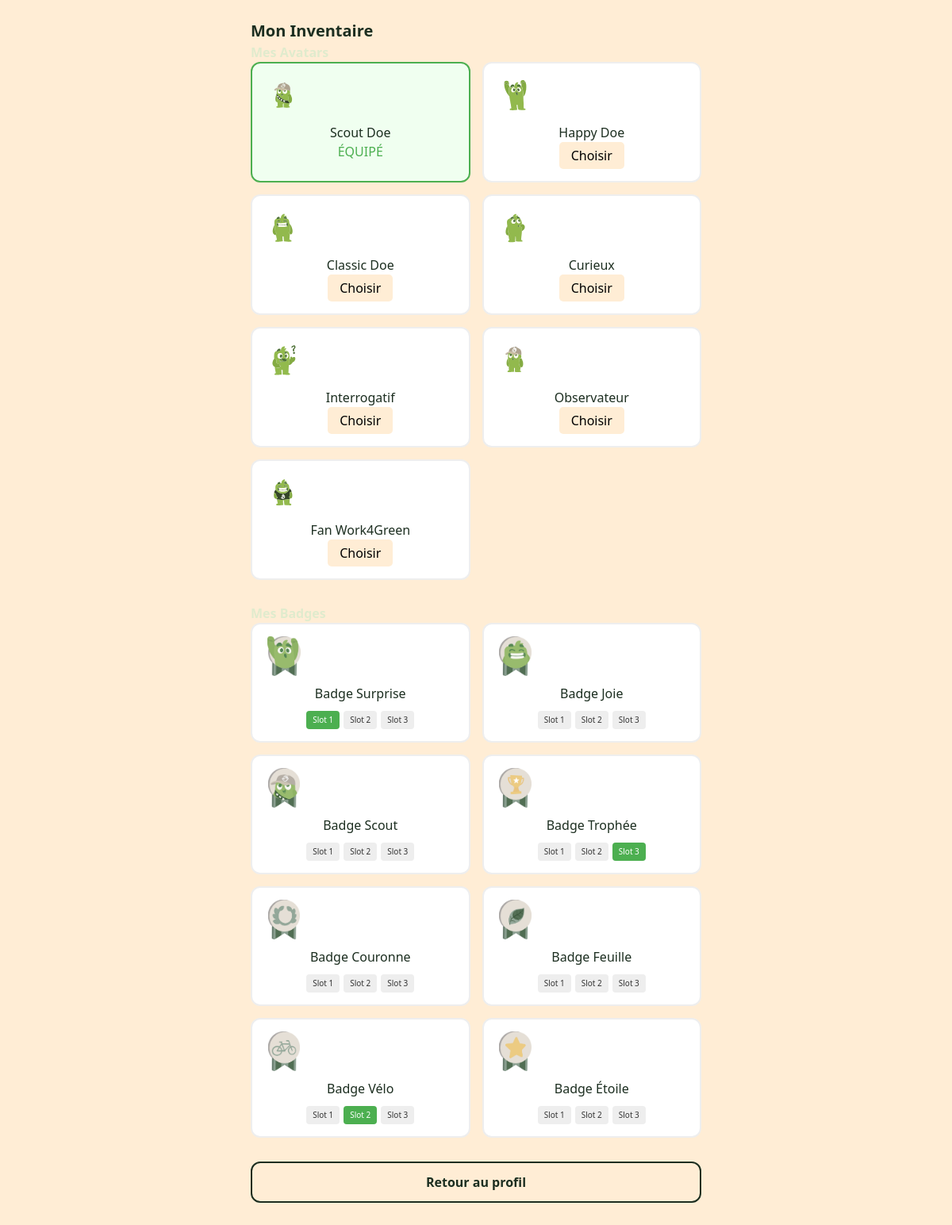
Screenshot of /profileinventory.php (signed in) with the database file from the repository.
### tables this page shows
CREATE TABLE `items_catalog` (
  `id` int(11) NOT NULL,
  `name` varchar(255) DEFAULT NULL,
  `image_path` varchar(255) DEFAULT NULL,
  `type` enum('avatar','badge') DEFAULT NULL,
  `level_required` int(11) DEFAULT 0
);

### profileinventory.php (the view, shortened to what this page needs)
<?php
include('config.php');
$user_id = $_SESSION['user_id'];
$reqInv = $bdd->prepare("SELECT c.* FROM items_catalog c JOIN user_inventory i ON c.id = i.item_id WHERE i.user_id = ?");
$reqInv->execute([$user_id]);
$items = $reqInv->fetchAll(PDO::FETCH_ASSOC);
$reqUser = $bdd->prepare("SELECT current_avatar_id, fav_badge_1, fav_badge_2, fav_badge_3 FROM users WHERE id = ?");
$reqUser->execute([$user_id]);
$currentUser = $reqUser->fetch();
$avatars = array_filter($items, function($i) { return $i['type'] == 'avatar'; });
$badges = array_filter($items, function($i) { return $i['type'] == 'badge'; });
?>
<!DOCTYPE html>
<html lang="fr">
<head>
    <link rel="stylesheet" href="work4green.css">
</head>
<body>
<main class="app-container">
    <h1 class="text-title">Mon Inventaire</h1>
    <section>
        <h2 class="text-subtitle">Mes Avatars</h2>
        <div class="inventory-grid">
            <?php foreach($avatars as $av): ?>
                <?php $is_active = ($av['id'] == $currentUser['current_avatar_id']); ?>
                <div class="item-card <?= $is_active ? 'active' : '' ?>">
                    <img src="<?= htmlspecialchars($av['image_path']) ?>">
                    <p><?= htmlspecialchars($av['name']) ?></p>
                    <?php if($is_active): ?> <span style="color:#4CAF50">ÉQUIPÉ</span>
                    <?php else: ?> <a href="?equip_id=<?= $av['id'] ?>&type=avatar" class="btn-equip">Choisir</a> <?php endif; ?>
                </div>
            <?php endforeach; ?>
        </div>
    </section>
    <section>
        <h2 class="text-subtitle">Mes Badges</h2>
        <div class="inventory-grid">
            <?php foreach($badges as $bg): ?>
                <div class="item-card">
                    <img src="<?= htmlspecialchars($bg['image_path']) ?>">
                    <p><?= htmlspecialchars($bg['name']) ?></p>
                    <div class="slot-buttons">
                        <a href="?equip_id=<?= $bg['id'] ?>&slot=1" class="btn-slot <?= ($currentUser['fav_badge_1'] == $bg['id']) ? 'selected' : '' ?>">Slot 1</a>
                        <a href="?equip_id=<?= $bg['id'] ?>&slot=2" class="btn-slot <?= ($currentUser['fav_badge_2'] == $bg['id']) ? 'selected' : '' ?>">Slot 2</a>
                        <a href="?equip_id=<?= $bg['id'] ?>&slot=3" class="btn-slot <?= ($currentUser['fav_badge_3'] == $bg['id']) ? 'selected' : '' ?>">Slot 3</a>
                    </div>
                </div>
            <?php endforeach; ?>
        </div>
    </section>
    <div style="text-align: center;"><a href="profile.php" class="btn btn-outline">Retour au profil</a></div>
</main>
</body>
</html>

### work4green.css (style rules this page uses)
:root { --main: #FFEDD5; --secondary: #334C36; --third: #739272; --dark: #1C2E20; --light: #E0EBCD; --neutral: #FFFFFF; --black: #000000; --input: #B7AE98; --fourth: #fdb500; --space-sm: 8px; --space-md: 16px; --space-lg: 24px; --radius-box: 16px; --radius-btn: 12px; }
* { box-sizing: border-box; margin: 0; padding: 0; }
body { background-color: var(--main); color: var(--dark); font-family: system-ui, -apple-system, sans-serif; line-height: 1.5; -webkit-font-smoothing: antialiased; }
img { max-width: 100%; height: auto; display: block; }
a { text-decoration: none; color: inherit; }
.app-container { width: 100%; max-width: 600px; margin: 0 auto; padding: var(--space-md); padding-top: 3vh; padding-bottom: 100px; min-height: 100vh; }
.text-title { font-size: 1.25rem; font-weight: bold; color: var(--dark); }
.text-subtitle { font-size: 1rem; font-weight: 600; color: var(--light); }
.btn { display: inline-flex; justify-content: center; align-items: center; padding: 12px var(--space-md); border-radius: var(--radius-btn); font-weight: bold; border: none; cursor: pointer; transition: transform 0.1s ease, opacity 0.2s; text-align: center; width: 100%; }
.btn-outline { background: transparent; border: 2px solid var(--dark); color: var(--dark); }

### profileinventory.php (style rules this page uses)
.inventory-grid { display: grid; grid-template-columns: repeat(2, 1fr); gap: 15px; margin-bottom: 30px; }
.item-card { background: white; border-radius: 12px; padding: 15px; text-align: center; border: 2px solid #eee; }
.item-card.active { border-color: #4CAF50; background: #f0fff0; }
.item-card img { width: 50px; height: 50px; object-fit: contain; margin-bottom: 10px; }
.slot-buttons { display: flex; gap: 5px; justify-content: center; margin-top: 10px; }
.btn-slot { font-size: 10px; padding: 4px 8px; background: #eee; text-decoration: none; color: #333; border-radius: 4px; }
.btn-slot.selected { background: #4CAF50; color: white; }
.btn-equip { display: inline-block; padding: 5px 15px; background: var(--main); color: black; border-radius: 5px; text-decoration: none; }

### rows the page displays
items_catalog: image_path (picture), name "Scout Doe", shows "ÉQUIPÉ"
items_catalog: image_path (picture), name "Happy Doe"
items_catalog: image_path (picture), name "Classic Doe"
items_catalog: image_path (picture), name "Curieux"
items_catalog: image_path (picture), name "Interrogatif"
items_catalog: image_path (picture), name "Observateur"
items_catalog: image_path (picture), name "Fan Work4Green"
items_catalog: image_path (picture), name "Badge Surprise"
items_catalog: image_path (picture), name "Badge Joie"
items_catalog: image_path (picture), name "Badge Scout"
items_catalog: image_path (picture), name "Badge Trophée"
items_catalog: image_path (picture), name "Badge Couronne"
items_catalog: image_path (picture), name "Badge Feuille"
items_catalog: image_path (picture), name "Badge Vélo"
items_catalog: image_path (picture), name "Badge Étoile"
